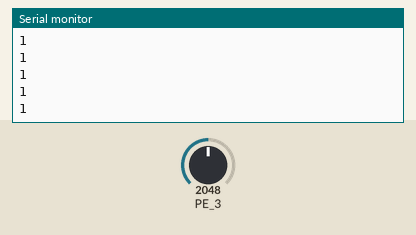
A sketch run on a simulated TI Tiva C LaunchPad. Shown: the last lines printed to the serial monitor. The test bench sets the inputs (shaded band); at power-on: PE_3 = 2048.

Above: at 1.2 s.
1.3 s: PE_3 set to 2540
At 1.32 s:
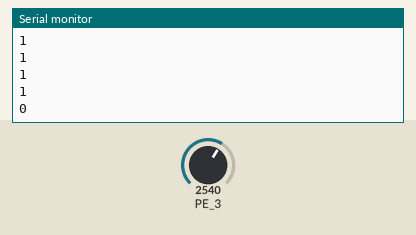
2.8 s: PE_3 set to 3040
At 2.82 s:
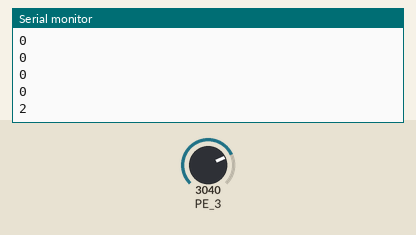
Timing chart, 0 to 5.8 s (numbered marks = the images above; inputs shaded):
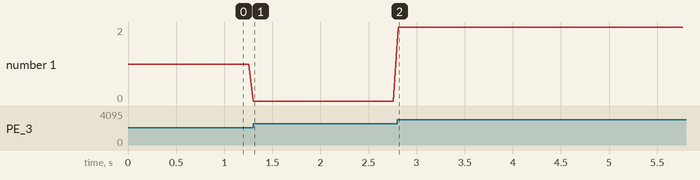

The sketch:

FlexSensor.ino
```cpp
int flex = 0;

void setup() {
  // put your setup code here, to run once:
  Serial.begin(9600);
}

void loop() {
  // put your main code here, to run repeatedly:
  flex = analogRead(PE_3);
  //Serial.println(flex);
  if(flex > 3000){
    Serial.println(2);
  }else if(flex <2500){
    Serial.println(1);
  }else{
    Serial.println(0);
  }
  delay(50);
}
```

Measured:
- after the input at 1.3 s, the serial monitor: prints a new line at once (image 1)
- after the input at 2.8 s, the serial monitor: prints a new line at once (image 2)
- plotted number 1: 1 → 0 after the input at 1.3 s, 0 → 2 after the input at 2.8 s
